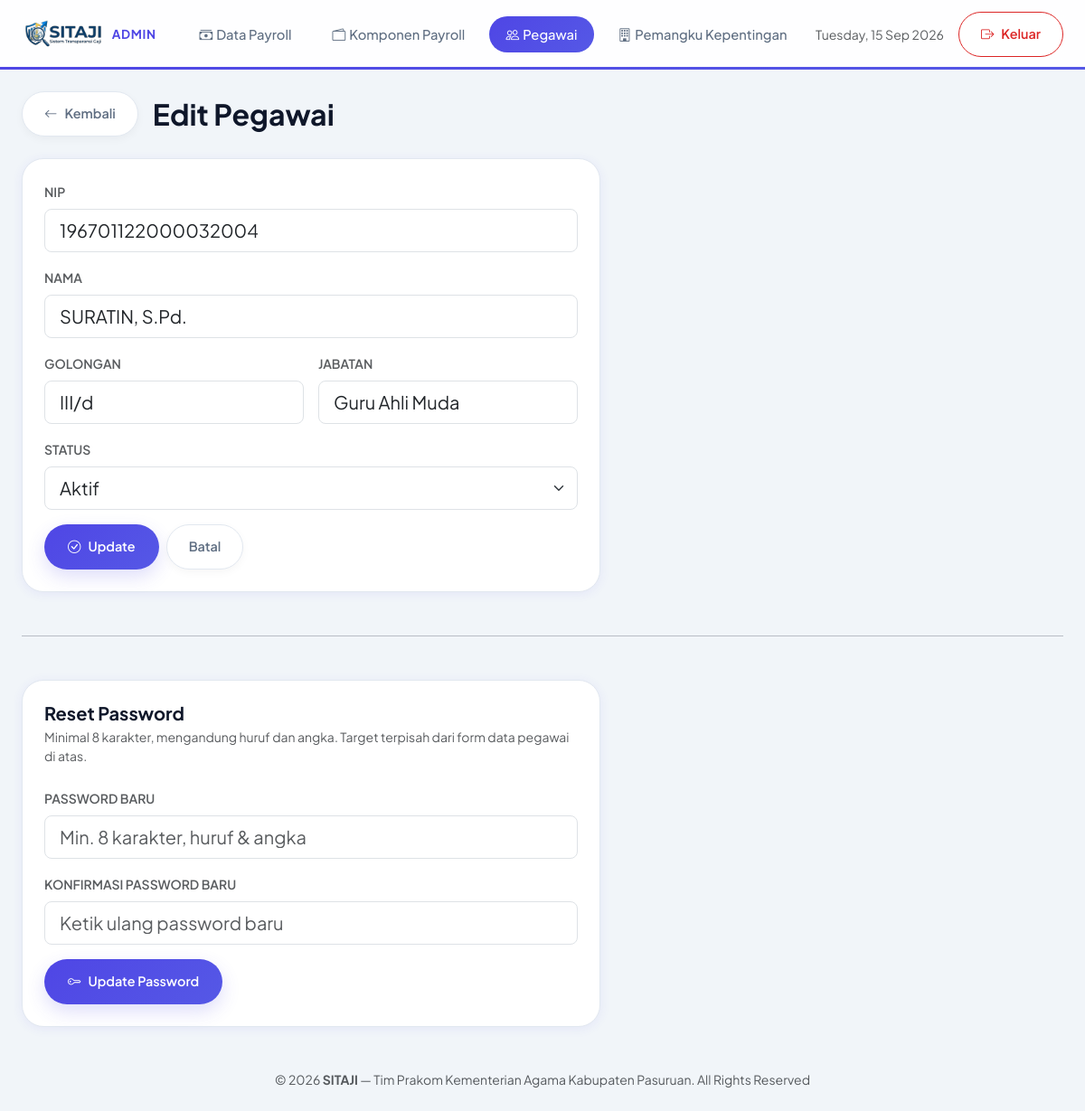
/admin/edit_pegawai.php?id=2980 (signed in), run on the app's committed database.
### tables this page shows
CREATE TABLE `pegawai` (
  `id` int(11) NOT NULL,
  `nip` varchar(25) NOT NULL,
  `nama` varchar(150) NOT NULL,
  `golongan` varchar(15) DEFAULT NULL,
  `jabatan` varchar(100) DEFAULT NULL,
  `status` enum('aktif','nonaktif') DEFAULT 'aktif',
  `created_at` timestamp NOT NULL DEFAULT CURRENT_TIMESTAMP
);

### includes/helpers.php (called while the page is built, shortened)
<?php
function e(?string $s): string {
    return htmlspecialchars((string)$s, ENT_QUOTES, 'UTF-8');
}

### admin/edit_pegawai.php (the view, shortened to what this page needs)
<?php
require_once __DIR__ . '/../includes/header_admin.php';
$id = (int)($_GET['id'] ?? 0);
$st = $pdo->prepare("SELECT * FROM pegawai WHERE id=?"); $st->execute([$id]); $p = $st->fetch();
?>
<div class="d-flex align-items-center gap-3 mb-4">
  <a href="pegawai" class="btn-secondary-modern"><i class="bi bi-arrow-left"></i> Kembali</a>
  <h2 class="fw-bold mb-0">Edit Pegawai</h2>
</div>
<div class="app-card" style="max-width:640px">
  <form method="post" data-validate novalidate>
    <div class="mb-3"><label for="editNip" class="form-label fw-semibold small text-uppercase text-muted">NIP</label><input id="editNip" class="form-control form-control-lg" name="nip" value="<?= e($p['nip']) ?>" required></div>
    <div class="mb-3"><label for="editNama" class="form-label fw-semibold small text-uppercase text-muted">Nama</label><input id="editNama" class="form-control form-control-lg" name="nama" value="<?= e($p['nama']) ?>" required></div>
    <div class="row g-3 mb-3">
      <div class="col-md-6"><label for="editGolongan" class="form-label fw-semibold small text-uppercase text-muted">Golongan</label><input id="editGolongan" class="form-control form-control-lg" name="golongan" value="<?= e($p['golongan']) ?>"></div>
      <div class="col-md-6"><label for="editJabatan" class="form-label fw-semibold small text-uppercase text-muted">Jabatan</label><input id="editJabatan" class="form-control form-control-lg" name="jabatan" value="<?= e($p['jabatan']) ?>"></div>
    </div>
    <div class="mb-3"><label for="editStatus" class="form-label fw-semibold small text-uppercase text-muted">Status</label>
      <select id="editStatus" class="form-select form-select-lg" name="status">
        <option value="aktif" <?= $p['status']==='aktif'?'selected':'' ?>>Aktif</option>
      </select>
    </div>
    <div class="d-flex gap-2">
      <button class="btn-primary-modern"><i class="bi bi-check-circle"></i> Update</button>
      <a href="pegawai" class="btn-secondary-modern">Batal</a>
    </div>
  </form>
</div>
<hr class="my-5">
<div class="app-card" style="max-width:640px">
  <div class="mb-4">
    <h5 class="fw-bold mb-1">Reset Password</h5>
    <p class="text-muted small mb-0">Minimal 8 karakter, mengandung huruf dan angka. Target terpisah dari form data pegawai di atas.</p>
  </div>
  <form method="post" action="reset_password_pegawai.php?id=<?= $id ?>" id="resetPwdForm">
    <div class="mb-3">
      <label class="form-label fw-semibold small text-uppercase text-muted" for="passwordBaru">Password Baru</label>
      <input type="password" class="form-control form-control-lg" name="password_baru" id="passwordBaru" minlength="8" placeholder="Min. 8 karakter, huruf & angka" required>
    </div>
    <div class="mb-3">
      <label class="form-label fw-semibold small text-uppercase text-muted" for="konfirmasiPassword">Konfirmasi Password Baru</label>
      <input type="password" class="form-control form-control-lg" name="konfirmasi_password" id="konfirmasiPassword" minlength="8" placeholder="Ketik ulang password baru" required>
    </div>
    <button class="btn-primary-modern"><i class="bi bi-key"></i> Update Password</button>
  </form>
</div>
<?php require_once __DIR__ . '/../includes/footer.php'; ?>

### assets/css/style.css (style rules this page uses)
:root { --primary: #4f46e5; --primary-soft: #eef2ff; --accent: #5558e6; --success: #0e834e; --danger: #dc2626; --warning: #f59e0b; --dark: #0f172a; --slate: #5f6e82; --bg-body: #f1f5f9; --card: #FFFFFF; --ink: #0f172a; --muted: #5f6e82; --border: #e2e8f0; --card-radius: 24px; --shadow: 0 2px 12px rgba(79,70,229,.08); --shadow-lg: 0 20px 25px -5px rgba(0,0,0,0.05); }
* { font-family: 'Plus Jakarta Sans', system-ui, -apple-system, 'Segoe UI', Roboto, Helvetica, Arial, sans-serif; }
body.bg-app { background: var(--bg-body); color: var(--ink); }
.app-card { background: var(--card); border-radius: var(--card-radius, 24px); padding: 1.5rem; box-shadow: var(--shadow); border: 1px solid var(--border); transition: box-shadow 0.3s cubic-bezier(0.4,0,0.2,1); }
.btn-primary-modern { display: inline-flex; align-items: center; gap: .5rem; height: 50px; padding: 0 26px; border-radius: 999px; font-size: .9rem; font-weight: 600; text-decoration: none; background: linear-gradient(135deg, var(--primary), var(--accent)); color: #fff; border: none; box-shadow: 0 8px 20px rgba(79,70,229,.18); transition: all 0.3s cubic-bezier(0.4,0,0.2,1); white-space: nowrap; cursor: pointer; line-height: 1.2; }
.btn-secondary-modern { display: inline-flex; align-items: center; gap: .5rem; height: 50px; padding: 0 24px; border-radius: 999px; font-size: .9rem; font-weight: 600; text-decoration: none; background: #fff; color: var(--slate); border: 1px solid var(--border); box-shadow: 0 3px 10px rgba(0,0,0,.04); transition: all 0.3s cubic-bezier(0.4,0,0.2,1); white-space: nowrap; cursor: pointer; line-height: 1.2; }

### data on the page
pegawai: nip "196701122000032004", nama "SURATIN, S.Pd.", golongan "III/d", jabatan "Guru Ahli Muda", status "Aktif"
